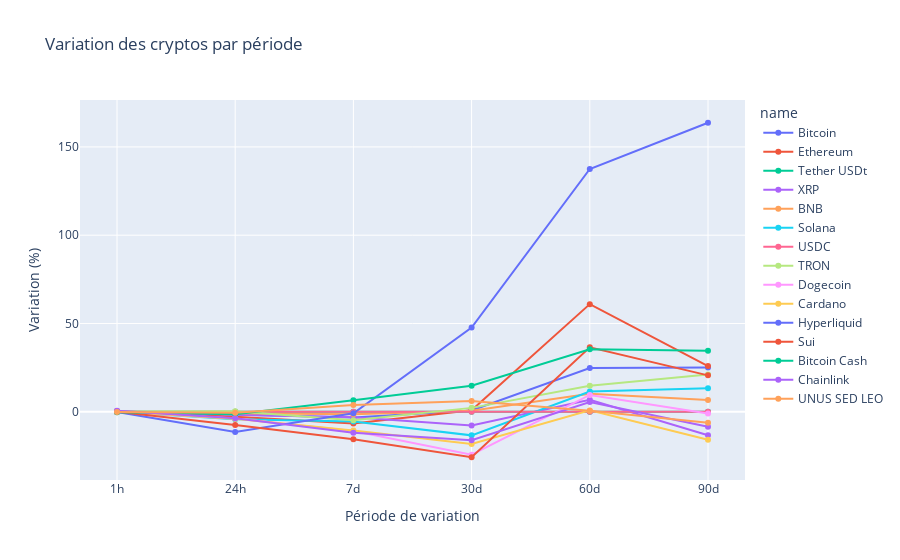

This figure's notebook cell:
### Code cell
# J'utilise ploty pour une visualisation dynamique de mes données

import plotly.express as px

# Supposons que df7 a les colonnes : 'percent_change', 'values', 'name'
fig = px.scatter(
    df7,
    x="percent_change",
    y="values",
    color="name",
    hover_name="name",
    title="Variation des cryptos par période",
    labels={
        "percent_change": "Période de variation",
        "values": "Variation (%)"
    }
)

fig.update_traces(mode="lines+markers")  # Relier les points
fig.show()

### Figure 1 — Plotly figure (JSON) as saved in the notebook; plotly's stock layout.template omitted (floating-point values rounded to 4 significant figures)
{"data": [{"hovertemplate": "<b>%{hovertext}</b><br><br>name=Bitcoin<br>Période de variation=%{x}<br>Variation (%)=%{y}<extra></extra>", "hovertext": ["Bitcoin", "Bitcoin", "Bitcoin", "Bitcoin", "Bitcoin", "Bitcoin"], "legendgroup": "Bitcoin", "marker": {"color": "#636efa", "symbol": "circle"}, "mode": "lines+markers", "name": "Bitcoin", "orientation": "v", "showlegend": true, "type": "scatter", "x": ["1h", "24h", "7d", "30d", "60d", "90d"], "xaxis": "x", "y": [-0.04623, -1.506, -3.252, 0.7026, 24.81, 25.1], "yaxis": "y"}, {"hovertemplate": "<b>%{hovertext}</b><br><br>name=Ethereum<br>Période de variation=%{x}<br>Variation (%)=%{y}<extra></extra>", "hovertext": ["Ethereum", "Ethereum", "Ethereum", "Ethereum", "Ethereum", "Ethereum"], "legendgroup": "Ethereum", "marker": {"color": "#EF553B", "symbol": "circle"}, "mode": "lines+markers", "name": "Ethereum", "orientation": "v", "showlegend": true, "type": "scatter", "x": ["1h", "24h", "7d", "30d", "60d", "90d"], "xaxis": "x", "y": [0.4546, -2.763, -6.676, 0.9083, 60.96, 25.91], "yaxis": "y"}, {"hovertemplate": "<b>%{hovertext}</b><br><br>name=Tether USDt<br>Période de variation=%{x}<br>Variation (%)=%{y}<extra></extra>", "hovertext": ["Tether USDt", "Tether USDt", "Tether USDt", "Tether USDt", "Tether USDt", "Tether USDt"], "legendgroup": "Tether USDt", "marker": {"color": "#00cc96", "symbol": "circle"}, "mode": "lines+markers", "name": "Tether USDt", "orientation": "v", "showlegend": true, "type": "scatter", "x": ["1h", "24h", "7d", "30d", "60d", "90d"], "xaxis": "x", "y": [-0.007484, -0.01539, -0.01384, 0.005859, 0.02253, 0.01145], "yaxis": "y"}, {"hovertemplate": "<b>%{hovertext}</b><br><br>name=XRP<br>Période de variation=%{x}<br>Variation (%)=%{y}<extra></extra>", "hovertext": ["XRP", "XRP", "XRP", "XRP", "XRP", "XRP"], "legendgroup": "XRP", "marker": {"color": "#ab63fa", "symbol": "circle"}, "mode": "lines+markers", "name": "XRP", "orientation": "v", "showlegend": true, "type": "scatter", "x": ["1h", "24h", "7d", "30d", "60d", "90d"], "xaxis": "x", "y": [0.4065, -1.694, -3.033, -7.805, 6.828, -13.3], "yaxis": "y"}, {"hovertemplate": "<b>%{hovertext}</b><br><br>name=BNB<br>Période de variation=%{x}<br>Variation (%)=%{y}<extra></extra>", "hovertext": ["BNB", "BNB", "BNB", "BNB", "BNB", "BNB"], "legendgroup": "BNB", "marker": {"color": "#FFA15A", "symbol": "circle"}, "mode": "lines+markers", "name": "BNB", "orientation": "v", "showlegend": true, "type": "scatter", "x": ["1h", "24h", "7d", "30d", "60d", "90d"], "xaxis": "x", "y": [-0.2155, -0.6807, -1.412, 0.5991, 10.19, 6.676], "yaxis": "y"}, {"hovertemplate": "<b>%{hovertext}</b><br><br>name=Solana<br>Période de variation=%{x}<br>Variation (%)=%{y}<extra></extra>", "hovertext": ["Solana", "Solana", "Solana", "Solana", "Solana", "Solana"], "legendgroup": "Solana", "marker": {"color": "#19d3f3", "symbol": "circle"}, "mode": "lines+markers", "name": "Solana", "orientation": "v", "showlegend": true, "type": "scatter", "x": ["1h", "24h", "7d", "30d", "60d", "90d"], "xaxis": "x", "y": [0.03461, -4.302, -5.475, -13.36, 11.43, 13.26], "yaxis": "y"}, {"hovertemplate": "<b>%{hovertext}</b><br><br>name=USDC<br>Période de variation=%{x}<br>Variation (%)=%{y}<extra></extra>", "hovertext": ["USDC", "USDC", "USDC", "USDC", "USDC", "USDC"], "legendgroup": "USDC", "marker": {"color": "#FF6692", "symbol": "circle"}, "mode": "lines+markers", "name": "USDC", "orientation": "v", "showlegend": true, "type": "scatter", "x": ["1h", "24h", "7d", "30d", "60d", "90d"], "xaxis": "x", "y": [-0.002513, -0.01069, -0.005453, 0.01458, -0.005123, -0.02029], "yaxis": "y"}, {"hovertemplate": "<b>%{hovertext}</b><br><br>name=TRON<br>Période de variation=%{x}<br>Variation (%)=%{y}<extra></extra>", "hovertext": ["TRON", "TRON", "TRON", "TRON", "TRON", "TRON"], "legendgroup": "TRON", "marker": {"color": "#B6E880", "symbol": "circle"}, "mode": "lines+markers", "name": "TRON", "orientation": "v", "showlegend": true, "type": "scatter", "x": ["1h", "24h", "7d", "30d", "60d", "90d"], "xaxis": "x", "y": [0.09748, 0.2827, -4.75, 2.214, 14.77, 21.09], "yaxis": "y"}, {"hovertemplate": "<b>%{hovertext}</b><br><br>name=Dogecoin<br>Période de variation=%{x}<br>Variation (%)=%{y}<extra></extra>", "hovertext": ["Dogecoin", "Dogecoin", "Dogecoin", "Dogecoin", "Dogecoin", "Dogecoin"], "legendgroup": "Dogecoin", "marker": {"color": "#FF97FF", "symbol": "circle"}, "mode": "lines+markers", "name": "Dogecoin", "orientation": "v", "showlegend": true, "type": "scatter", "x": ["1h", "24h", "7d", "30d", "60d", "90d"], "xaxis": "x", "y": [-0.03527, -3.778, -10.84, -24.34, 9.531, -1.023], "yaxis": "y"}, {"hovertemplate": "<b>%{hovertext}</b><br><br>name=Cardano<br>Période de variation=%{x}<br>Variation (%)=%{y}<extra></extra>", "hovertext": ["Cardano", "Cardano", "Cardano", "Cardano", "Cardano", "Cardano"], "legendgroup": "Cardano", "marker": {"color": "#FECB52", "symbol": "circle"}, "mode": "lines+markers", "name": "Cardano", "orientation": "v", "showlegend": true, "type": "scatter", "x": ["1h", "24h", "7d", "30d", "60d", "90d"], "xaxis": "x", "y": [0.1759, -3.953, -10.63, -18.28, 0.7865, -15.86], "yaxis": "y"}, {"hovertemplate": "<b>%{hovertext}</b><br><br>name=Hyperliquid<br>Période de variation=%{x}<br>Variation (%)=%{y}<extra></extra>", "hovertext": ["Hyperliquid", "Hyperliquid", "Hyperliquid", "Hyperliquid", "Hyperliquid", "Hyperliquid"], "legendgroup": "Hyperliquid", "marker": {"color": "#636efa", "symbol": "circle"}, "mode": "lines+markers", "name": "Hyperliquid", "orientation": "v", "showlegend": true, "type": "scatter", "x": ["1h", "24h", "7d", "30d", "60d", "90d"], "xaxis": "x", "y": [-0.1297, -11.5, -0.8708, 47.69, 137.5, 163.7], "yaxis": "y"}, {"hovertemplate": "<b>%{hovertext}</b><br><br>name=Sui<br>Période de variation=%{x}<br>Variation (%)=%{y}<extra></extra>", "hovertext": ["Sui", "Sui", "Sui", "Sui", "Sui", "Sui"], "legendgroup": "Sui", "marker": {"color": "#EF553B", "symbol": "circle"}, "mode": "lines+markers", "name": "Sui", "orientation": "v", "showlegend": true, "type": "scatter", "x": ["1h", "24h", "7d", "30d", "60d", "90d"], "xaxis": "x", "y": [0.0599, -7.483, -15.59, -25.75, 36.54, 20.62], "yaxis": "y"}, {"hovertemplate": "<b>%{hovertext}</b><br><br>name=Bitcoin Cash<br>Période de variation=%{x}<br>Variation (%)=%{y}<extra></extra>", "hovertext": ["Bitcoin Cash", "Bitcoin Cash", "Bitcoin Cash", "Bitcoin Cash", "Bitcoin Cash", "Bitcoin Cash"], "legendgroup": "Bitcoin Cash", "marker": {"color": "#00cc96", "symbol": "circle"}, "mode": "lines+markers", "name": "Bitcoin Cash", "orientation": "v", "showlegend": true, "type": "scatter", "x": ["1h", "24h", "7d", "30d", "60d", "90d"], "xaxis": "x", "y": [-0.2516, -1.459, 6.536, 14.78, 35.39, 34.63], "yaxis": "y"}, {"hovertemplate": "<b>%{hovertext}</b><br><br>name=Chainlink<br>Période de variation=%{x}<br>Variation (%)=%{y}<extra></extra>", "hovertext": ["Chainlink", "Chainlink", "Chainlink", "Chainlink", "Chainlink", "Chainlink"], "legendgroup": "Chainlink", "marker": {"color": "#ab63fa", "symbol": "circle"}, "mode": "lines+markers", "name": "Chainlink", "orientation": "v", "showlegend": true, "type": "scatter", "x": ["1h", "24h", "7d", "30d", "60d", "90d"], "xaxis": "x", "y": [0.6195, -3.73, -11.92, -16.13, 5.502, -8.474], "yaxis": "y"}, {"hovertemplate": "<b>%{hovertext}</b><br><br>name=UNUS SED LEO<br>Période de variation=%{x}<br>Variation (%)=%{y}<extra></extra>", "hovertext": ["UNUS SED LEO", "UNUS SED LEO", "UNUS SED LEO", "UNUS SED LEO", "UNUS SED LEO", "UNUS SED LEO"], "legendgroup": "UNUS SED LEO", "marker": {"color": "#FFA15A", "symbol": "circle"}, "mode": "lines+markers", "name": "UNUS SED LEO", "orientation": "v", "showlegend": true, "type": "scatter", "x": ["1h", "24h", "7d", "30d", "60d", "90d"], "xaxis": "x", "y": [-0.06443, -0.5797, 3.845, 6.038, 0.6436, -6.187], "yaxis": "y"}], "layout": {"autosize": true, "dragmode": "pan", "legend": {"title": {"text": "name"}, "tracegroupgap": 0}, "title": {"text": "Variation des cryptos par période"}, "xaxis": {"anchor": "y", "autorange": true, "domain": [0, 1], "range": [-0.3051, 5.305], "title": {"text": "Période de variation"}, "type": "category"}, "yaxis": {"anchor": "x", "autorange": true, "domain": [0, 1], "range": [-41.39, 179.3], "title": {"text": "Variation (%)"}, "type": "linear"}}}
